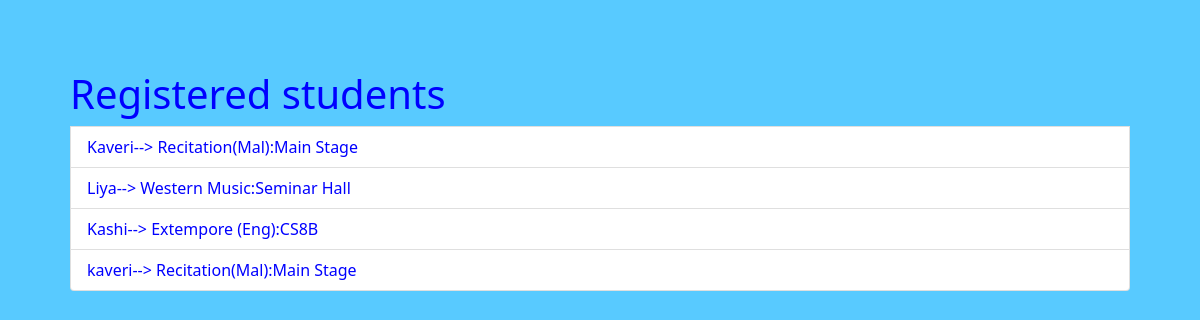
Page /list/ on the committed database.
### arts/models.py (models this page shows, shortened)
class registration(models.Model):
    name=models.CharField(max_length=100,blank=False)
    gender=models.CharField(max_length=20,choices=(
        ('Female','Female'),
        ('Male','Male'),
    ))
    year = models.CharField(max_length=35,choices=(
        ('1st','1st'),
        ('2nd','2nd'),
        ('3rd','3rd'),
        ('4th','4th'),
    ))
    branch=models.CharField(max_length=100,choices=(
        ('CS', 'CS'),
        ('EC','EC'),
        ('EEE','EEE'),
        ('EBE','EBE'),
    ))
    division=models.CharField(max_length=10,choices=(
        ('A','A'),
        ('B','B')
    ))
    team_name = models.CharField(max_length=100, blank=False)
    Events = models.ForeignKey(Events, default=1,on_delete=models.CASCADE)

class Events(models.Model):
    event_name=models.CharField(max_length=200,blank=False)
    event_venue=models.CharField(max_length=200,blank=False)
    def __str__(self):
        return self.event_name+':'+self.event_venue

### arts/views.py (the view)
# urls.py: path('list/', list_of_participants,name='list_of_participants')
def list_of_participants(request):
    reg= registration.objects.all()
    context={}
    context['reg']=reg
    return render(request, 'listofstudents.html',context)

### templates/listofstudents.html
{% extends 'base.html' %}
{% block body %}
<ul class="list-group">
    <h1>Registered students</h1>
    {% for regis in reg%}
    <li class="list-group-item">{{regis.name}}--> {{regis.Events}}</li>
    {% endfor %}
  </ul>
{% endblock body %}

### static/css/main.css (style rules this page uses)
body { background-color: rgb(88, 202, 255); padding: 70px; }
h1 { color: blue; }
li { color: blue; }

### rows in the picture
registration: name "Kaveri", Events "Recitation(Mal):Main Stage"
registration: name "Liya", Events "Western Music:Seminar Hall"
registration: name "Kashi", Events "Extempore (Eng):CS8B"
registration: name "kaveri", Events "Recitation(Mal):Main Stage"
